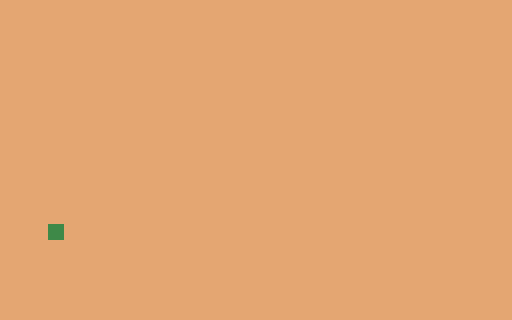

A 2D game scene composited from a Tiled map and its tileset images. What follows is a short description and the map's XML, with each tile layer's data collapsed to a summary:
An orthogonal 32x20 tile map with 16x16 px tiles, 1 tile layer (Tile Layer 1), 2 tilesets and 2 objects (portal_trigger, Player).

<map version="1.10" tiledversion="1.12.2" orientation="orthogonal" renderorder="right-down" width="32" height="20" tilewidth="16" tileheight="16" infinite="0" nextlayerid="4" nextobjectid="4">
 <tileset firstgid="1" source="tileset.tsx" />
 <tileset firstgid="193" source="objects.tsx" />
 <layer id="1" name="Tile Layer 1" width="32" height="20">
  <data>[640 cells, 640 non-empty, 2 distinct tile ids]</data>
 </layer>
 <objectgroup id="3" name="trigger">
  <object id="3" name="portal_trigger" x="9.9396" y="130.319" width="22.6402" height="28.1622">
   <properties>
    <property name="sensor" type="bool" value="true" />
    <property name="targetMap" value="MAIN" />
    <property name="targetX" type="float" value="272.333" />
    <property name="targetY" type="float" value="128.333" />
   </properties>
  </object>
 </objectgroup>
 <objectgroup id="2" name="objects">
  <object id="2" name="Player" gid="194" x="25" y="214" width="32" height="32">
   <properties>
    <property name="camFollow" type="bool" value="true" />
    <property name="controller" type="bool" value="true" />
   </properties>
  </object>
 </objectgroup>
</map>
